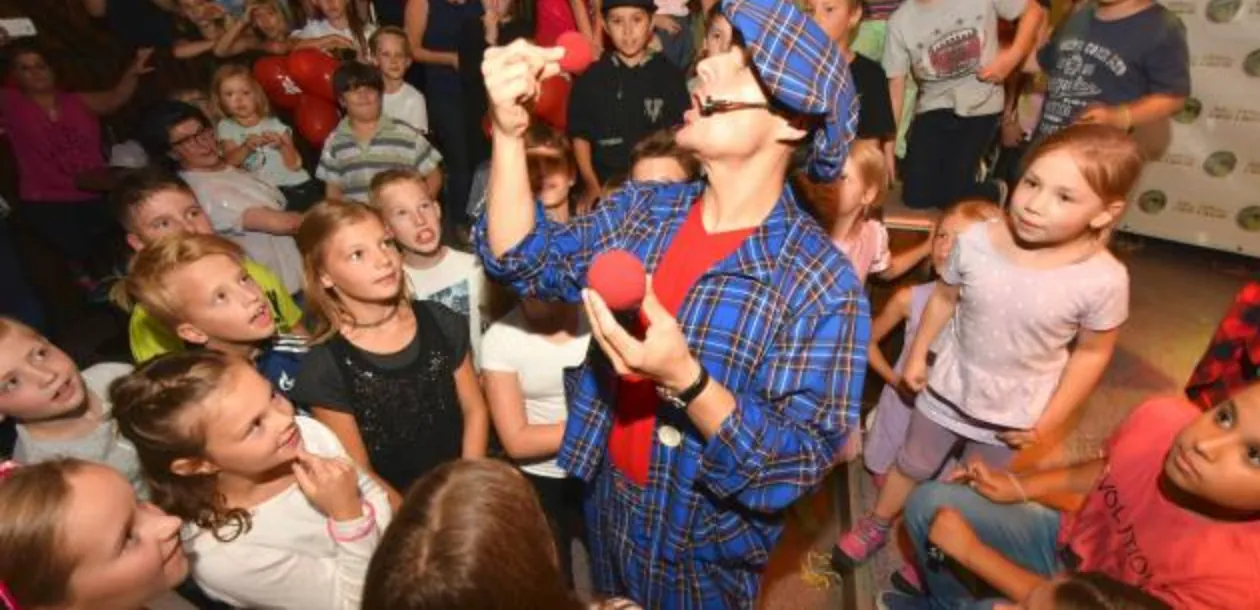
#> input picture assets/img/20170718-090815.webp, 1260 x 610 px, given in place of LOGO-Pantomime.png, which was not available
$ python process_images.py
#> lines starting #> are read from the running program, lines starting #| are printed output that depends on the picture; pictures that were not available may be replaced by others from this repository, and a replacement may not be noted
#!/usr/bin/env python3
"""Konvertiert Quell-Fotos -> WebP (optimiert) und macht das Logo transparent.
Quelle: assets/img-src/  Ziel: assets/img/
"""
from pathlib import Path
from PIL import Image, ImageDraw

ROOT = Path(__file__).resolve().parent.parent
SRC = ROOT / "assets" / "img-src"
OUT = ROOT / "assets" / "img"
OUT.mkdir(parents=True, exist_ok=True)

MAX_W = 1600          # Fotos auf max. 1600px Breite begrenzen
QUALITY = 80

def clean_name(p: Path) -> str:
    n = p.stem.lower()
    for a, b in [(" ", "-"), ("_", "-"), ("ä", "ae"), ("ö", "oe"), ("ü", "ue")]:
        n = n.replace(a, b)
    while "--" in n:
        n = n.replace("--", "-")
    return n

def to_webp(p: Path):
    img = Image.open(p).convert("RGB")
    if img.width > MAX_W:
        h = round(img.height * MAX_W / img.width)
        img = img.resize((MAX_W, h), Image.LANCZOS)
    dst = OUT / (clean_name(p) + ".webp")
    img.save(dst, "WEBP", quality=QUALITY, method=6)
    return dst, img.size

def logo_transparent(p: Path, out_name: str):
    """Rand-Weiss per Flood-Fill von den Ecken entfernen, Innen-Weiss (Mime-Gesicht) bleibt."""
#> called with out_name = 'logo.webp'
    img = Image.open(p).convert("RGBA")
    w, h = img.size
#> w = 1260; h = 610
    # Flood-Fill auf einer Kopie zum Erkennen der zusammenhaengenden Randflaeche
    mask = img.copy()
    seeds = [(0, 0), (w - 1, 0), (0, h - 1), (w - 1, h - 1),
             (w // 2, 0), (w // 2, h - 1), (0, h // 2), (w - 1, h // 2)]
    fill = (255, 0, 255, 0)  # Marker
    for s in seeds:
        try:
            ImageDraw.floodfill(mask, s, fill, thresh=40)
        except Exception:
            pass
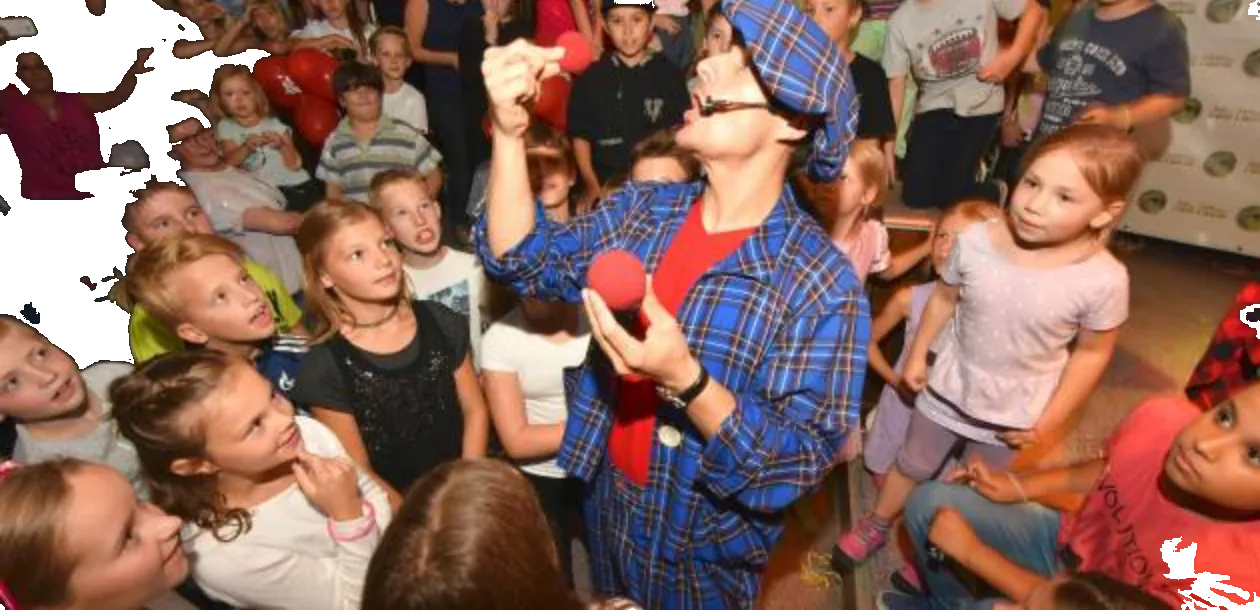
#> mask: PIL image 1260x610 RGBA; mean R, G, B, A 139.2, 89, 92.7, 240.4; transparent parts drawn white
    px_m = mask.load()
    px = img.load()
    for y in range(h):
        for x in range(w):
            if px_m[x, y] == fill:
                px[x, y] = (255, 255, 255, 0)
    # auf Inhalt zuschneiden
    bbox = img.getbbox()
#> bbox = (0, 0, 1260, 610)
    if bbox:
        img = img.crop(bbox)
#> call 2 of logo_transparent, with out_name = 'logo-wide.webp'
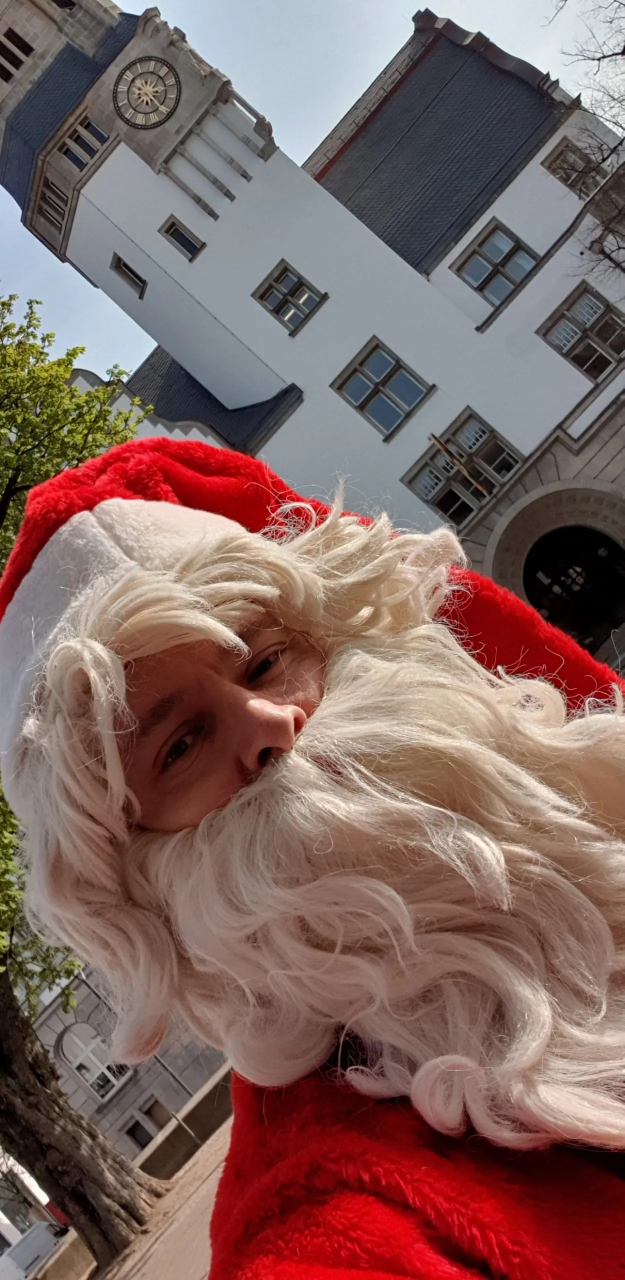
#> input picture assets/img/20190416-163129-scaled.webp, 1249 x 2560 px, given in place of LOGO-Pantomime-wide.png, which was not available (shown at 1/2 size)
#> after the loop in logo_transparent (call 2), `for s in seeds:`:
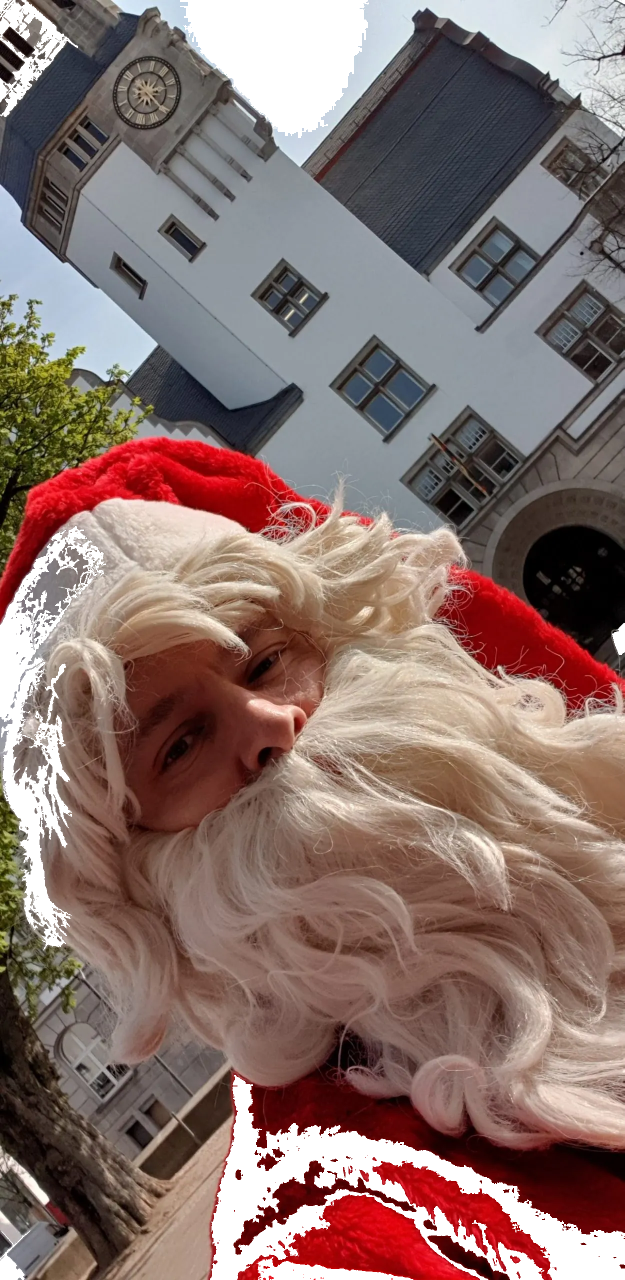
#> mask: PIL image 1249x2560 RGBA (shown at 1/2 size); mean R, G, B, A 136, 93.9, 108.2, 235.8; transparent parts drawn white
#> in logo_transparent (call 2), `bbox = img.getbbox()`: bbox = (0, 0, 1249, 2560)
    img.save(OUT / out_name, "WEBP", quality=92, method=6, lossless=False)
    # zusaetzlich PNG fuer Favicon-Quelle
    img.save(OUT / out_name.replace(".webp", ".png"), "PNG")
    return img.size

def make_og(src_webp_name: str):
    """1200x630 OG-Bild aus einem Hero-Foto (zentriert gecroppt)."""
#> called with src_webp_name = 'cropped-pantomime-11.webp'
    src = OUT / src_webp_name
    img = Image.open(src).convert("RGB")
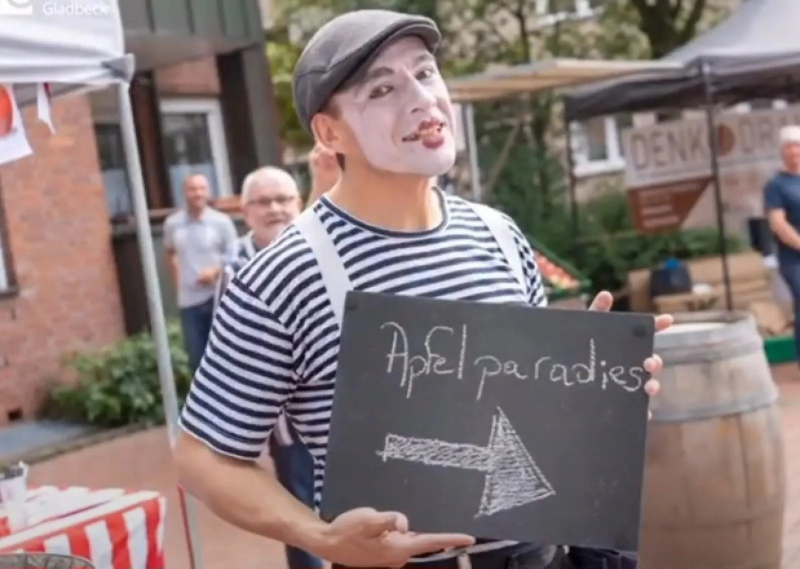
#> input picture assets/img/cropped-pantomime-11.webp, 1600 x 1137 px (shown at 1/2 size)
#> img is the input picture: PIL image 1600x1137 RGB; mean R, G, B 134.2, 120, 118.8
    tw, th = 1200, 630
    scale = max(tw / img.width, th / img.height)
#> scale = 0.75
    img = img.resize((round(img.width * scale), round(img.height * scale)), Image.LANCZOS)
#> img: PIL image 1200x853 RGB
    left = (img.width - tw) // 2
#> left = 0
    top = (img.height - th) // 3   # leicht nach oben -> Gesicht im Bild
#> top = 74
    img = img.crop((left, top, left + tw, top + th))
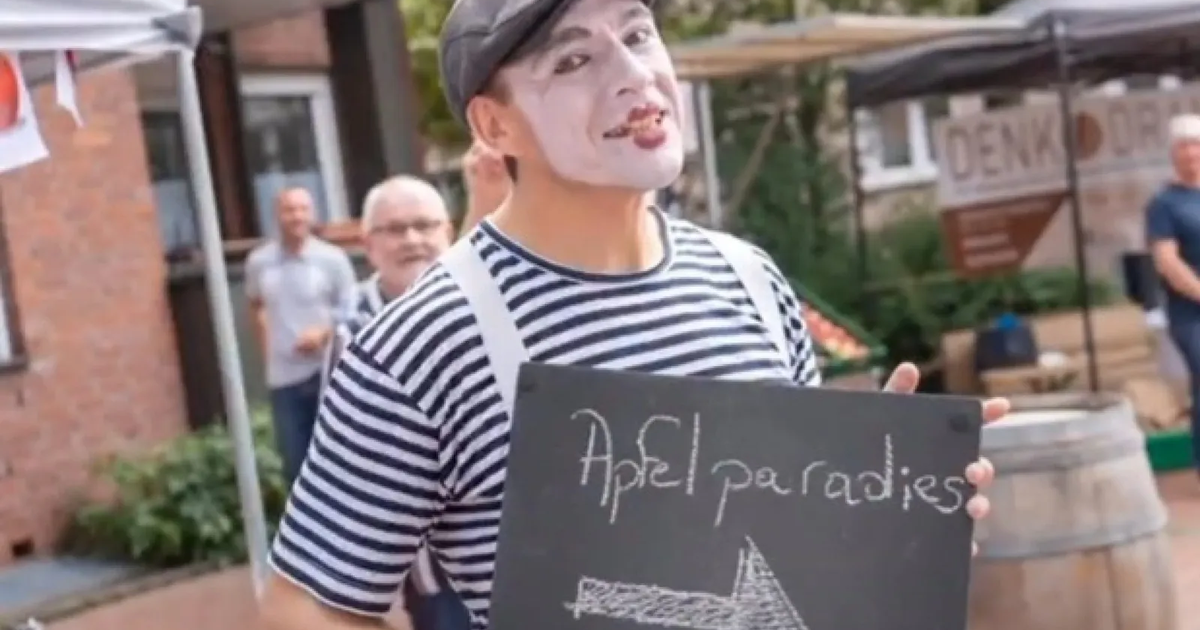
#> img: PIL image 1200x630 RGB; mean R, G, B 131.4, 118.6, 118.3
    img.save(OUT / "og-pantomime.jpg", "JPEG", quality=86)
    img.save(OUT / "og-pantomime.webp", "WEBP", quality=82, method=6)

photos = [p for p in SRC.iterdir()
          if p.suffix.lower() in (".jpg", ".jpeg", ".png") and not p.stem.upper().startswith("LOGO")]
for p in sorted(photos):
    dst, size = to_webp(p)
    print(f"  {p.name:46s} -> {dst.name:42s} {size[0]}x{size[1]}")

print("Logo transparent:")
print("  haupt:", logo_transparent(SRC / "LOGO-Pantomime.png", "logo.webp"))
print("  wide :", logo_transparent(SRC / "LOGO-Pantomime-wide.png", "logo-wide.webp"))

make_og("cropped-pantomime-11.webp")
print("OG-Bild erzeugt.")
print("Fertig. Dateien in:", OUT)
